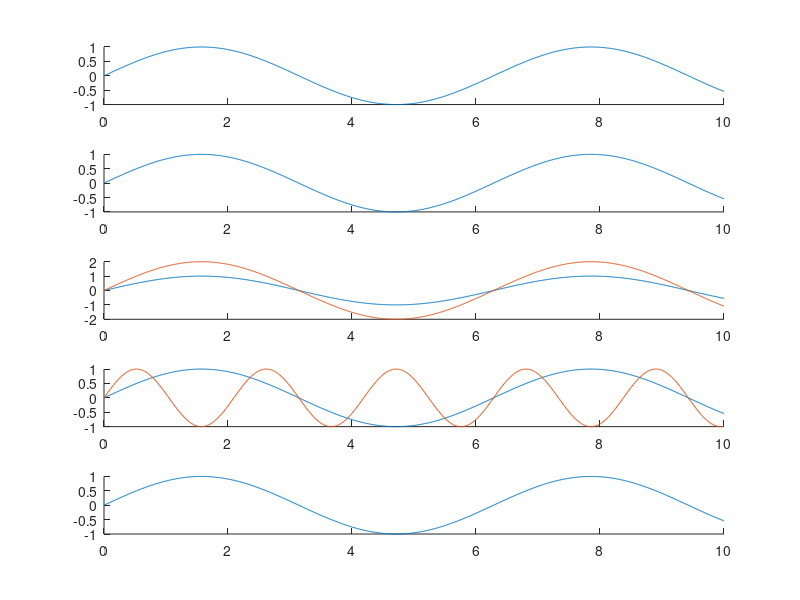

The MATLAB script that drew this image: (Note: this script raises an error after producing the figure.)
function CursorDemo()
% demo function for cursors
%
% Example:
% type CursorDemo at the command line
h=figure('Name','Hold the left button down over the cursors to move them around the screen');
x=0:0.01:10;
y=sin(x);
for k=1:5
    sp(k) = subplot(5,1,k); hold on;
    plot(x,y,'Tag', 'line_asd');
end
plot(sp(3), x,y*2,'Tag', 'line_ciaomamma');
plot(sp(4), x,sin(3*x),'Tag', 'line_ciasd');
n1=CreateCursor(h);
SetCursorLocation(n1, 2.5);
n2=CreateCursor(h);
SetCursorLocation(n2, 7.5);
end
